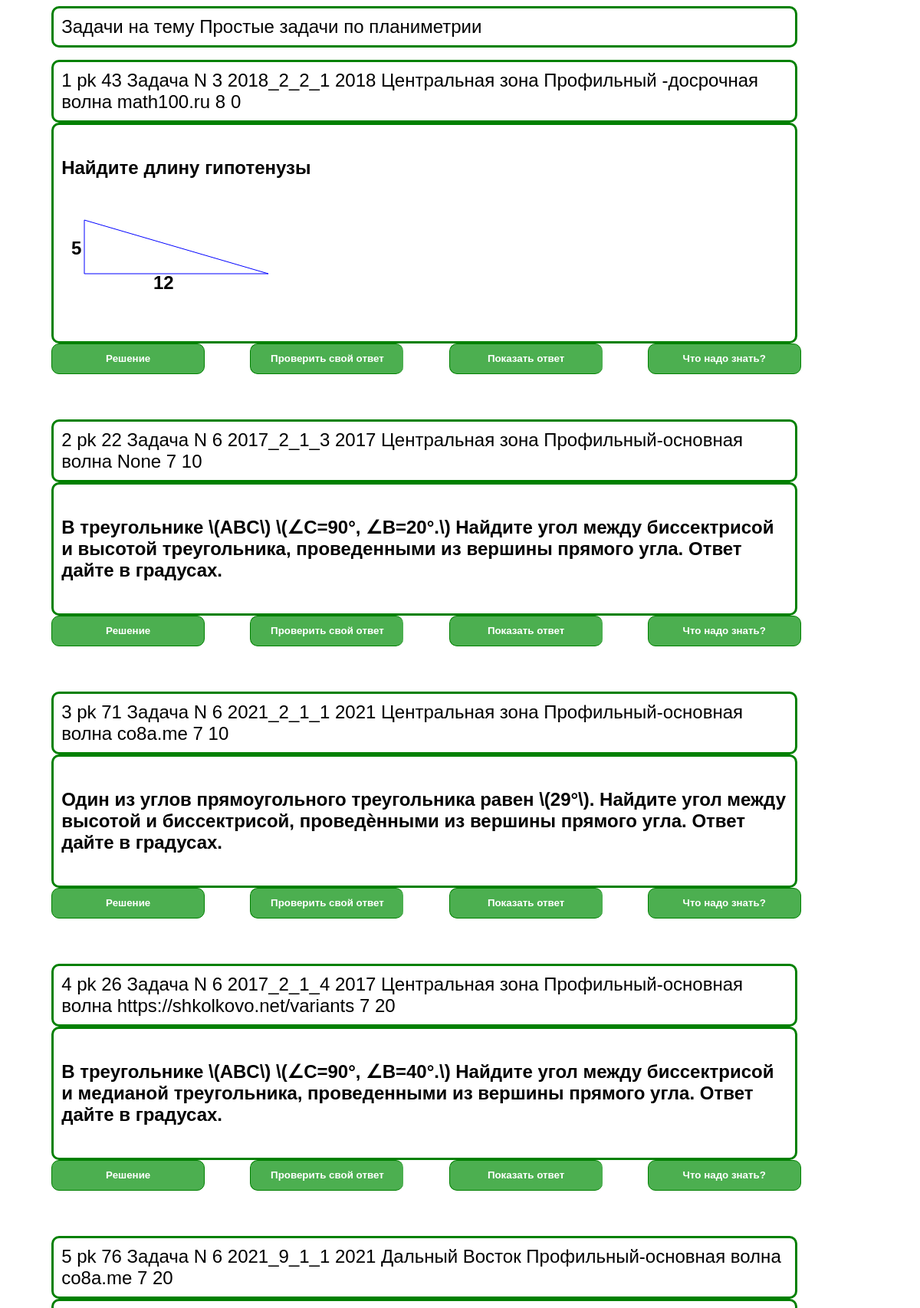
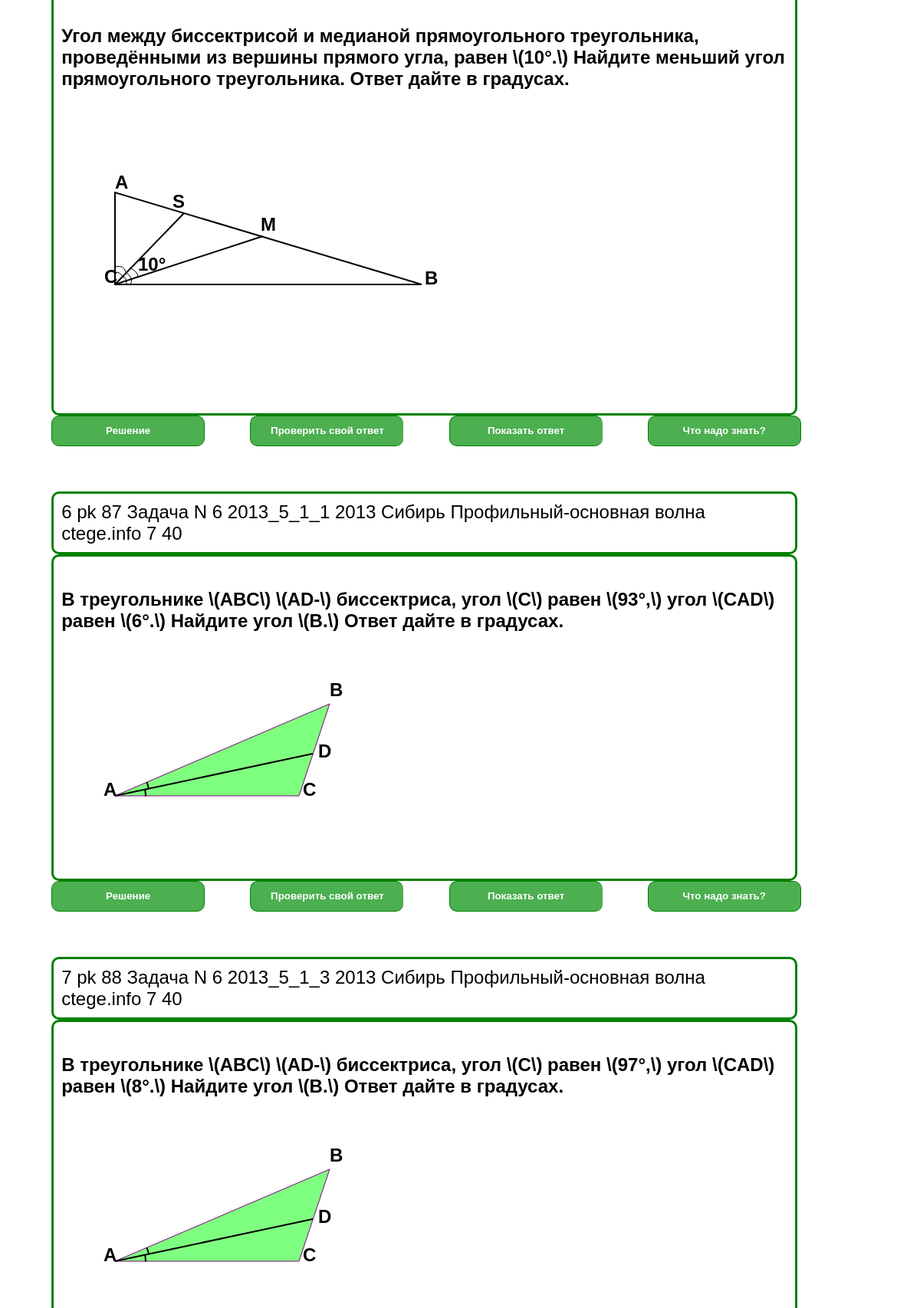
The app's page /probls/2/?school_class=11 (upper part) with its own data (2 pictures, top to bottom).
### main/models.py (models this page shows, shortened)
class Topic(models.Model):
    name_topic = models.CharField(max_length=200, db_index=True)
    number_in_order = models.IntegerField(default=0)
    mett = models.IntegerField(default=0)
    tip_top = models.IntegerField(blank=True, null=True, default=0)
    backdrop = models.ImageField(upload_to='smile', default='')

class Probl(models.Model):
    condition_txt = models.TextField(blank=True, null=True, default='')
    solution_txt = models.TextField(blank=True, null=True, default='')
    hint_txt = models.CharField(max_length=1000, blank=True, null=True, default='')
    complexity = models.IntegerField(blank=True, null=True, default=0)
    topic = models.ForeignKey('topic', on_delete=models.PROTECT, default='')
    result = models.CharField(max_length=200, blank=True, null=True, default='')
    result_full = models.CharField(max_length=200, blank=True, null=True, default='')
    ege = models.IntegerField(blank=True, null=True, default=0)
    place_ege = models.CharField(max_length=100, blank=True, null=True, default='')
    tip_ege = models.IntegerField(blank=True, null=True, default=0)
    gkey = models.CharField(max_length=20, blank=True, null=True, default='')
    number_task = models.IntegerField(blank=True, null=True, default=0)
    variant = models.IntegerField(blank=True, null=True, default=0)
    source = models.CharField(max_length=100, blank=True, null=True, default='')
    name_potok = models.CharField(max_length=50, blank=True, null=True, default='')
    date = models.DateTimeField(blank=True, null=True)
    school_class = models.IntegerField(blank=True, null=True, default=0)
    nopor = models.IntegerField(blank=True, null=True, default=0)
    class Meta:
        verbose_name = 'probl'
        verbose_name_plural = 'probls'

### main/views.py (the view)
# urls.py: path('probls/<int:pkkk>/', views.probls, name='probls'),
def probls(request, pkkk):
    tp = Topic.objects.get(pk=pkkk)
    pkk = pkkk
    mm = 11
    bimgs = Bimg.objects.filter()
    pr = Probl.objects.filter(topic=pkk, school_class__lte=mm, number_task__gt=0).order_by("complexity")
    sm = Smailic.objects.get(pk=1)
    for p in pr:
        p.ege = p.gkey[0:4]
        p.place_ege = name_zone(zone(p.gkey))
        p.name_potok = name_potok(potok(p.gkey))
    context = {
        'tp': tp,
        'sm': sm,
        'bimgs': bimgs,
        'probls': pr
    }
    return render(request, 'main/probls.html', context=context)

### main/views.py (called while the page is built)
def zone(gkey):
    if gkey[6] == '_':
        u = gkey[5]
    else:
        u = gkey[5:7]
    return u

def potok(gkey):
    if gkey[6] == '_':
        u = gkey[7]
    else:
        u = gkey[8]
    return u

def name_potok(potokk):
    if potokk == '1':
        np = 'Профильный-основная волна'
    elif potokk == '2':
        np = 'Профильный -досрочная волна'
    elif potokk == '3':
        np = 'Профильный-резервный день основной волны'
    elif potokk == '4':
        np = 'Профильный-резервный день досрочной волны'
    elif potokk == '5':
        np = 'Базовый-основная волна'
    elif potokk == '6':
        np = 'Базовый -досрочная волна'
    elif potokk == '7':
        np = 'Базовый -резервный день основной волны'
    elif potokk == '8':
        np = 'Базовый-резервный день досрочной волны'
    else:
        np = '???'
    return np

def name_zone(zonne):
    if zonne == '1':
        nz = 'Калининградская область'
    elif zonne == '2':
        nz = 'Центральная зона'
    elif zonne == '3':
        nz = 'Урал'
    elif zonne == '5':
        nz = 'Сибирь'
    elif zonne == '9':
        nz = 'Дальный Восток'
    else:
        nz = '???'
    return nz

### main/templates/main/probls.html (shortened to what this page needs)
{% load static %}
<!doctype html>
<html lang="en">
<head>
</head>
<body>
{% autoescape off %}
<div class="px_l">
</h1> Задачи на тему</h1>
</h1> {{tp.name_topic}}</h1>
</div>
<p>
<p>
{% for b in bimgs %}
 {% for p in probls %}
<div class="px_l">
    <a>{{forloop.counter}}</a>
    <a> pk {{p.pk}}</a>
    <a>Задача N {{p.number_task}}</a>
    <a>{{p.gkey}}</a>
    <a>{{p.ege}}</a>
    <a>{{p.place_ege}}</a>
    <a>{{p.name_potok}}</a>
    <a>{{p.source}}</a>
    <a>{{p.school_class}}</a>
    <a>{{p.complexity}}</a>
</div>
<div class="px_l">
    {%if p.condition_txt%}
      <h4 align="left"> {{p.condition_txt }} </h4>
    {%endif%}
</div>
    <div class="btn-group">
        <form action="{%url 'task' p.pk %}" >
          <button style="height:40px;width:200px;border-radius:10px">Решение</button>
        </form>
        {%if p.result%}
          <button style="height:40px;width:200px;border-radius:10px" onclick="showModalWinv({{forloop.counter}} , '{{p.result}}')">Проверить свой ответ</button>
        {%endif%}
        {%if p.result_full%}
          <button style="height:40px;width:200px;border-radius:10px" onclick="showModalWin({{forloop.counter}})">Показать ответ</button>
        {%else%}
         {%if p.result%}
           <button style="height:40px;width:200px;border-radius:10px" onclick="showModalWin({{forloop.counter}})" >Показать ответ</button>
         {%endif%}
        {%endif%}
         {%if p.hint_txt%}
          <form action="{%url 'theme' p.pk %}" >
              <button style="height:40px;width:200px;border-radius:10px" >Что надо знать?</button>
          </form>
        {%endif%}
        </div>
  {%endfor%}
{%endfor%}
{% endautoescape %}
</body>
</html>

### records on screen
Topic: name_topic "Простые задачи по планиметрии"
Probl: pk "43", number_task "3", gkey "2018_2_2_1", ege "2018", place_ege "Центральная зона", name_potok "Профильный -досрочная волна", source "math100.ru", school_class "8", complexity "0", condition_txt "Найдите длину гипотенузы 5 12", hint_txt "Что надо знать?"
Probl: pk "22", number_task "6", gkey "2017_2_1_3", ege "2017", place_ege "Центральная зона", name_potok "Профильный-основная волна", source "None", school_class "7", complexity "10", condition_txt "В треугольнике \\(ABC\\) \\(∠C=90°, ∠B=20°.\\) Найдите угол между биссектрисой и высотой треугольника, проведенными из вершины прямого угла. Ответ дайте в градусах.", hint_txt "Что надо знать?"
Probl: pk "71", number_task "6", gkey "2021_2_1_1", ege "2021", place_ege "Центральная зона", name_potok "Профильный-основная волна", source "co8a.me", school_class "7", complexity "10", condition_txt "Один из углов прямоугольного треугольника равен \\(29°\\). Найдите угол между высотой и биссектрисой, проведѐнными из вершины прямого угла. Ответ дайте в градусах.", hint_txt "Что надо знать?"
Probl: pk "26", number_task "6", gkey "2017_2_1_4", ege "2017", place_ege "Центральная зона", name_potok "Профильный-основная волна", source "https://shkolkovo.net/variants", school_class "7", complexity "20", condition_txt "В треугольнике \\(ABC\\) \\(∠C=90°, ∠B=40°.\\) Найдите угол между биссектрисой и медианой треугольника, проведенными из вершины прямого угла. Ответ дайте в градусах.", hint_txt "Что надо знать?"
Probl: pk "76", number_task "6", gkey "2021_9_1_1", ege "2021", place_ege "Дальный Восток", name_potok "Профильный-основная волна", source "co8a.me", school_class "7", complexity "20", condition_txt "Угол между биссектрисой и медианой прямоугольного треугольника, проведёнными из вершины прямого угла, равен \\(10°.\\) Найдите меньший угол прямоугольного треугольника. Ответ дайте в градусах. A B C M S 10°", hint_txt "Что надо знать?"
Probl: pk "87", number_task "6", gkey "2013_5_1_1", ege "2013", place_ege "Сибирь", name_potok "Профильный-основная волна", source "ctege.info", school_class "7", complexity "40", condition_txt "В треугольнике \\(ABC\\) \\(AD-\\) биссектриса, угол \\(С\\) равен \\(93°,\\) угол \\(CAD\\) равен \\(6°.\\) Найдите угол \\(В.\\) Ответ дайте в градусах. A C B D", hint_txt "Что надо знать?"
Probl: pk "88", number_task "6", gkey "2013_5_1_3", ege "2013", place_ege "Сибирь", name_potok "Профильный-основная волна", source "ctege.info", school_class "7", complexity "40", condition_txt "В треугольнике \\(ABC\\) \\(AD-\\) биссектриса, угол \\(С\\) равен \\(97°,\\) угол \\(CAD\\) равен \\(8°.\\) Найдите угол \\(В.\\) Ответ дайте в градусах. A C B D"
